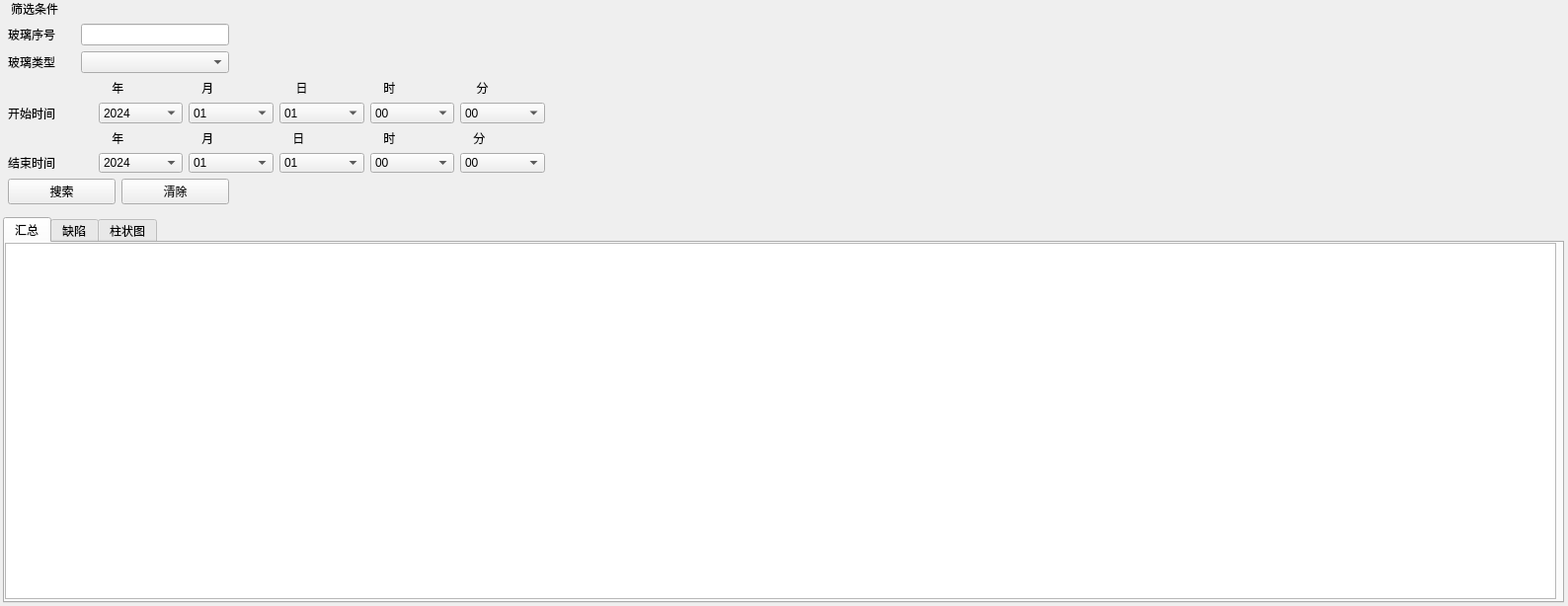
<?xml version="1.0" encoding="UTF-8"?>
<ui version="4.0">
 <class>DataAnalysis</class>
 <widget class="QWidget" name="DataAnalysis">
  <property name="geometry">
   <rect>
    <x>0</x>
    <y>0</y>
    <width>1588</width>
    <height>614</height>
   </rect>
  </property>
  <property name="windowTitle">
   <string>Form</string>
  </property>
  <widget class="QTabWidget" name="tabWidget">
   <property name="geometry">
    <rect>
     <x>3</x>
     <y>220</y>
     <width>1581</width>
     <height>391</height>
    </rect>
   </property>
   <property name="currentIndex">
    <number>0</number>
   </property>
   <widget class="QWidget" name="tab">
    <attribute name="title">
     <string>汇总</string>
    </attribute>
    <widget class="QTableWidget" name="tableWidget">
     <property name="geometry">
      <rect>
       <x>0</x>
       <y>0</y>
       <width>1571</width>
       <height>361</height>
      </rect>
     </property>
     <property name="sizePolicy">
      <sizepolicy hsizetype="Fixed" vsizetype="Expanding">
       <horstretch>0</horstretch>
       <verstretch>0</verstretch>
      </sizepolicy>
     </property>
     <property name="minimumSize">
      <size>
       <width>0</width>
       <height>0</height>
      </size>
     </property>
    </widget>
   </widget>
   <widget class="QWidget" name="tab_2">
    <attribute name="title">
     <string>缺陷</string>
    </attribute>
    <widget class="QGraphicsView" name="graphicsView">
     <property name="geometry">
      <rect>
       <x>0</x>
       <y>110</y>
       <width>241</width>
       <height>181</height>
      </rect>
     </property>
    </widget>
    <widget class="QGraphicsView" name="graphicsView_2">
     <property name="geometry">
      <rect>
       <x>240</x>
       <y>110</y>
       <width>251</width>
       <height>181</height>
      </rect>
     </property>
    </widget>
    <widget class="QGraphicsView" name="graphicsView_3">
     <property name="geometry">
      <rect>
       <x>490</x>
       <y>110</y>
       <width>241</width>
       <height>181</height>
      </rect>
     </property>
    </widget>
    <widget class="QTableWidget" name="tableWidget_2">
     <property name="geometry">
      <rect>
       <x>740</x>
       <y>10</y>
       <width>831</width>
       <height>351</height>
      </rect>
     </property>
    </widget>
    <widget class="QLabel" name="label_4">
     <property name="geometry">
      <rect>
       <x>90</x>
       <y>80</y>
       <width>54</width>
       <height>12</height>
      </rect>
     </property>
     <property name="text">
      <string>光场1</string>
     </property>
    </widget>
    <widget class="QLabel" name="label_5">
     <property name="geometry">
      <rect>
       <x>330</x>
       <y>80</y>
       <width>54</width>
       <height>12</height>
      </rect>
     </property>
     <property name="text">
      <string>光场2</string>
     </property>
    </widget>
    <widget class="QLabel" name="label_6">
     <property name="geometry">
      <rect>
       <x>590</x>
       <y>80</y>
       <width>54</width>
       <height>12</height>
      </rect>
     </property>
     <property name="text">
      <string>光场3</string>
     </property>
    </widget>
    <widget class="QLabel" name="label_7">
     <property name="geometry">
      <rect>
       <x>20</x>
       <y>30</y>
       <width>54</width>
       <height>12</height>
      </rect>
     </property>
     <property name="text">
      <string>玻璃ID：</string>
     </property>
    </widget>
    <widget class="QLabel" name="glassidLB">
     <property name="geometry">
      <rect>
       <x>70</x>
       <y>30</y>
       <width>54</width>
       <height>12</height>
      </rect>
     </property>
     <property name="text">
      <string>000001</string>
     </property>
    </widget>
   </widget>
   <widget class="QWidget" name="tab_3">
    <attribute name="title">
     <string>柱状图</string>
    </attribute>
   </widget>
  </widget>
  <widget class="QLabel" name="label">
   <property name="geometry">
    <rect>
     <x>11</x>
     <y>1</y>
     <width>48</width>
     <height>16</height>
    </rect>
   </property>
   <property name="text">
    <string>筛选条件</string>
   </property>
  </widget>
  <widget class="QWidget" name="layoutWidget">
   <property name="geometry">
    <rect>
     <x>8</x>
     <y>24</y>
     <width>544</width>
     <height>183</height>
    </rect>
   </property>
   <layout class="QVBoxLayout" name="verticalLayout">
    <item>
     <layout class="QHBoxLayout" name="horizontalLayout_5">
      <item>
       <layout class="QHBoxLayout" name="horizontalLayout">
        <item>
         <widget class="QLabel" name="GlassIDLB">
          <property name="minimumSize">
           <size>
            <width>50</width>
            <height>0</height>
           </size>
          </property>
          <property name="text">
           <string>玻璃序号</string>
          </property>
         </widget>
        </item>
        <item>
         <spacer name="horizontalSpacer_3">
          <property name="orientation">
           <enum>Qt::Horizontal</enum>
          </property>
          <property name="sizeHint" stdset="0">
           <size>
            <width>40</width>
            <height>20</height>
           </size>
          </property>
         </spacer>
        </item>
        <item>
         <widget class="QLineEdit" name="glassIDLE">
          <property name="minimumSize">
           <size>
            <width>150</width>
            <height>0</height>
           </size>
          </property>
          <property name="maximumSize">
           <size>
            <width>100</width>
            <height>16777215</height>
           </size>
          </property>
         </widget>
        </item>
       </layout>
      </item>
      <item>
       <spacer name="horizontalSpacer_5">
        <property name="orientation">
         <enum>Qt::Horizontal</enum>
        </property>
        <property name="sizeType">
         <enum>QSizePolicy::Fixed</enum>
        </property>
        <property name="sizeHint" stdset="0">
         <size>
          <width>320</width>
          <height>20</height>
         </size>
        </property>
       </spacer>
      </item>
     </layout>
    </item>
    <item>
     <layout class="QHBoxLayout" name="horizontalLayout_2">
      <item>
       <widget class="QLabel" name="glassTypeLB">
        <property name="minimumSize">
         <size>
          <width>50</width>
          <height>0</height>
         </size>
        </property>
        <property name="text">
         <string>玻璃类型</string>
        </property>
       </widget>
      </item>
      <item>
       <spacer name="horizontalSpacer_4">
        <property name="orientation">
         <enum>Qt::Horizontal</enum>
        </property>
        <property name="sizeHint" stdset="0">
         <size>
          <width>40</width>
          <height>20</height>
         </size>
        </property>
       </spacer>
      </item>
      <item>
       <widget class="QComboBox" name="glassTypeCB">
        <property name="minimumSize">
         <size>
          <width>150</width>
          <height>0</height>
         </size>
        </property>
       </widget>
      </item>
      <item>
       <spacer name="horizontalSpacer_2">
        <property name="orientation">
         <enum>Qt::Horizontal</enum>
        </property>
        <property name="sizeType">
         <enum>QSizePolicy::Fixed</enum>
        </property>
        <property name="sizeHint" stdset="0">
         <size>
          <width>320</width>
          <height>20</height>
         </size>
        </property>
       </spacer>
      </item>
     </layout>
    </item>
    <item>
     <layout class="QVBoxLayout" name="verticalLayout_2">
      <item>
       <layout class="QGridLayout" name="gridLayout_2">
        <item row="0" column="0">
         <widget class="QLabel" name="label_2">
          <property name="text">
           <string/>
          </property>
         </widget>
        </item>
        <item row="0" column="1">
         <widget class="QLabel" name="YearLB">
          <property name="text">
           <string>    年</string>
          </property>
         </widget>
        </item>
        <item row="0" column="2">
         <widget class="QLabel" name="monthLB">
          <property name="text">
           <string>    月</string>
          </property>
         </widget>
        </item>
        <item row="0" column="3">
         <widget class="QLabel" name="DayLB">
          <property name="text">
           <string>     日</string>
          </property>
         </widget>
        </item>
        <item row="0" column="4">
         <widget class="QLabel" name="HourLB">
          <property name="text">
           <string>    时</string>
          </property>
         </widget>
        </item>
        <item row="0" column="5">
         <widget class="QLabel" name="minuteLB">
          <property name="text">
           <string>     分</string>
          </property>
         </widget>
        </item>
        <item row="1" column="0">
         <widget class="QLabel" name="timeLB">
          <property name="text">
           <string>开始时间</string>
          </property>
         </widget>
        </item>
        <item row="1" column="1">
         <widget class="QComboBox" name="YearSCB">
          <item>
           <property name="text">
            <string>2024</string>
           </property>
          </item>
          <item>
           <property name="text">
            <string>2025</string>
           </property>
          </item>
          <item>
           <property name="text">
            <string>2026</string>
           </property>
          </item>
          <item>
           <property name="text">
            <string>2027</string>
           </property>
          </item>
          <item>
           <property name="text">
            <string>2028</string>
           </property>
          </item>
          <item>
           <property name="text">
            <string>2029</string>
           </property>
          </item>
          <item>
           <property name="text">
            <string>2030</string>
           </property>
          </item>
          <item>
           <property name="text">
            <string>2031</string>
           </property>
          </item>
          <item>
           <property name="text">
            <string>2032</string>
           </property>
          </item>
          <item>
           <property name="text">
            <string>2033</string>
           </property>
          </item>
          <item>
           <property name="text">
            <string>2034</string>
           </property>
          </item>
         </widget>
        </item>
        <item row="1" column="2">
         <widget class="QComboBox" name="MonthSCB">
          <item>
           <property name="text">
            <string>01</string>
           </property>
          </item>
          <item>
           <property name="text">
            <string>02</string>
           </property>
          </item>
          <item>
           <property name="text">
            <string>03</string>
           </property>
          </item>
          <item>
           <property name="text">
            <string>04</string>
           </property>
          </item>
          <item>
           <property name="text">
            <string>05</string>
           </property>
          </item>
          <item>
           <property name="text">
            <string>06</string>
           </property>
          </item>
          <item>
           <property name="text">
            <string>07</string>
           </property>
          </item>
          <item>
           <property name="text">
            <string>08</string>
           </property>
          </item>
          <item>
           <property name="text">
            <string>09</string>
           </property>
          </item>
          <item>
           <property name="text">
            <string>10</string>
           </property>
          </item>
          <item>
           <property name="text">
            <string>11</string>
           </property>
          </item>
          <item>
           <property name="text">
            <string>12</string>
           </property>
          </item>
         </widget>
        </item>
        <item row="1" column="3">
         <widget class="QComboBox" name="DaySCB">
          <item>
           <property name="text">
            <string>01</string>
           </property>
          </item>
          <item>
           <property name="text">
            <string>02</string>
           </property>
          </item>
          <item>
           <property name="text">
            <string>03</string>
           </property>
          </item>
          <item>
           <property name="text">
            <string>04</string>
           </property>
          </item>
          <item>
           <property name="text">
            <string>05</string>
           </property>
          </item>
          <item>
           <property name="text">
            <string>06</string>
           </property>
          </item>
          <item>
           <property name="text">
            <string>07</string>
           </property>
          </item>
          <item>
           <property name="text">
            <string>08</string>
           </property>
          </item>
          <item>
           <property name="text">
            <string>09</string>
           </property>
          </item>
          <item>
           <property name="text">
            <string>10</string>
           </property>
          </item>
          <item>
           <property name="text">
            <string>11</string>
           </property>
          </item>
          <item>
           <property name="text">
            <string>12</string>
           </property>
          </item>
          <item>
           <property name="text">
            <string>13</string>
           </property>
          </item>
          <item>
           <property name="text">
            <string>14</string>
           </property>
          </item>
          <item>
           <property name="text">
            <string>15</string>
           </property>
          </item>
          <item>
           <property name="text">
            <string>16</string>
           </property>
          </item>
          <item>
           <property name="text">
            <string>17</string>
           </property>
          </item>
          <item>
           <property name="text">
            <string>18</string>
           </property>
          </item>
          <item>
           <property name="text">
            <string>19</string>
           </property>
          </item>
          <item>
           <property name="text">
            <string>20</string>
           </property>
          </item>
          <item>
           <property name="text">
            <string>21</string>
           </property>
          </item>
          <item>
           <property name="text">
            <string>22</string>
           </property>
          </item>
          <item>
           <property name="text">
            <string>23</string>
           </property>
          </item>
          <item>
           <property name="text">
            <string>24</string>
           </property>
          </item>
          <item>
           <property name="text">
            <string>25</string>
           </property>
          </item>
          <item>
           <property name="text">
            <string>26</string>
           </property>
          </item>
          <item>
           <property name="text">
            <string>27</string>
           </property>
          </item>
          <item>
           <property name="text">
            <string>28</string>
           </property>
          </item>
          <item>
           <property name="text">
            <string>29</string>
           </property>
          </item>
          <item>
           <property name="text">
            <string>30</string>
           </property>
          </item>
          <item>
           <property name="text">
            <string>31</string>
           </property>
          </item>
         </widget>
        </item>
        <item row="1" column="4">
         <widget class="QComboBox" name="HourSCB">
          <item>
           <property name="text">
            <string>00</string>
           </property>
          </item>
          <item>
           <property name="text">
            <string>01</string>
           </property>
          </item>
          <item>
           <property name="text">
            <string>02</string>
           </property>
          </item>
          <item>
           <property name="text">
            <string>03</string>
           </property>
          </item>
          <item>
           <property name="text">
            <string>04</string>
           </property>
          </item>
          <item>
           <property name="text">
            <string>05</string>
           </property>
          </item>
          <item>
           <property name="text">
            <string>06</string>
           </property>
          </item>
          <item>
           <property name="text">
            <string>07</string>
           </property>
          </item>
          <item>
           <property name="text">
            <string>08</string>
           </property>
          </item>
          <item>
           <property name="text">
            <string>09</string>
           </property>
          </item>
          <item>
           <property name="text">
            <string>10</string>
           </property>
          </item>
          <item>
           <property name="text">
            <string>11</string>
           </property>
          </item>
          <item>
           <property name="text">
            <string>12</string>
           </property>
          </item>
          <item>
           <property name="text">
            <string>13</string>
           </property>
          </item>
          <item>
           <property name="text">
            <string>14</string>
           </property>
          </item>
          <item>
           <property name="text">
            <string>15</string>
           </property>
          </item>
          <item>
           <property name="text">
            <string>16</string>
           </property>
          </item>
          <item>
           <property name="text">
            <string>17</string>
           </property>
          </item>
          <item>
           <property name="text">
            <string>18</string>
           </property>
          </item>
          <item>
           <property name="text">
            <string>19</string>
           </property>
          </item>
          <item>
           <property name="text">
            <string>20</string>
           </property>
          </item>
          <item>
           <property name="text">
            <string>21</string>
           </property>
          </item>
          <item>
           <property name="text">
            <string>22</string>
           </property>
          </item>
          <item>
           <property name="text">
            <string>23</string>
           </property>
          </item>
         </widget>
        </item>
        <item row="1" column="5">
         <widget class="QComboBox" name="MinuteSCB">
          <item>
           <property name="text">
            <string>00</string>
           </property>
          </item>
          <item>
           <property name="text">
            <string>01</string>
           </property>
          </item>
          <item>
           <property name="text">
            <string>02</string>
           </property>
          </item>
          <item>
           <property name="text">
            <string>03</string>
           </property>
          </item>
          <item>
           <property name="text">
            <string>04</string>
           </property>
          </item>
          <item>
           <property name="text">
            <string>05</string>
           </property>
          </item>
          <item>
           <property name="text">
            <string>06</string>
           </property>
          </item>
          <item>
           <property name="text">
            <string>07</string>
           </property>
          </item>
          <item>
           <property name="text">
            <string>08</string>
           </property>
          </item>
          <item>
           <property name="text">
            <string>09</string>
           </property>
          </item>
          <item>
           <property name="text">
            <string>10</string>
           </property>
          </item>
          <item>
           <property name="text">
            <string>11</string>
           </property>
          </item>
          <item>
           <property name="text">
            <string>12</string>
           </property>
          </item>
          <item>
           <property name="text">
            <string>13</string>
           </property>
          </item>
          <item>
           <property name="text">
            <string>14</string>
           </property>
          </item>
          <item>
           <property name="text">
            <string>15</string>
           </property>
          </item>
          <item>
           <property name="text">
            <string>16</string>
           </property>
          </item>
          <item>
           <property name="text">
            <string>17</string>
           </property>
          </item>
          <item>
           <property name="text">
            <string>18</string>
           </property>
          </item>
          <item>
           <property name="text">
            <string>19</string>
           </property>
          </item>
          <item>
           <property name="text">
            <string>20</string>
           </property>
          </item>
          <item>
           <property name="text">
            <string>21</string>
           </property>
          </item>
          <item>
           <property name="text">
            <string>22</string>
           </property>
          </item>
          <item>
           <property name="text">
            <string>23</string>
           </property>
          </item>
          <item>
           <property name="text">
            <string>24</string>
           </property>
          </item>
          <item>
           <property name="text">
            <string>25</string>
           </property>
          </item>
          <item>
           <property name="text">
            <string>26</string>
           </property>
          </item>
          <item>
           <property name="text">
            <string>27</string>
           </property>
          </item>
          <item>
           <property name="text">
            <string>28</string>
           </property>
          </item>
          <item>
           <property name="text">
            <string>29</string>
           </property>
          </item>
          <item>
           <property name="text">
            <string>30</string>
           </property>
          </item>
          <item>
           <property name="text">
            <string>31</string>
           </property>
          </item>
          <item>
           <property name="text">
            <string>32</string>
           </property>
          </item>
          <item>
           <property name="text">
            <string>33</string>
           </property>
          </item>
          <item>
           <property name="text">
            <string>34</string>
           </property>
          </item>
          <item>
           <property name="text">
            <string>35</string>
           </property>
          </item>
          <item>
           <property name="text">
            <string>36</string>
           </property>
          </item>
          <item>
           <property name="text">
            <string>37</string>
           </property>
          </item>
          <item>
           <property name="text">
            <string>38</string>
           </property>
          </item>
          <item>
           <property name="text">
            <string>39</string>
           </property>
          </item>
          <item>
           <property name="text">
            <string>40</string>
           </property>
          </item>
          <item>
           <property name="text">
            <string>41</string>
           </property>
          </item>
          <item>
           <property name="text">
            <string>42</string>
           </property>
          </item>
          <item>
           <property name="text">
            <string>43</string>
           </property>
          </item>
          <item>
           <property name="text">
            <string>44</string>
           </property>
          </item>
          <item>
           <property name="text">
            <string>45</string>
           </property>
          </item>
          <item>
           <property name="text">
            <string>46</string>
           </property>
          </item>
          <item>
           <property name="text">
            <string>47</string>
           </property>
          </item>
          <item>
           <property name="text">
            <string>48</string>
           </property>
          </item>
          <item>
           <property name="text">
            <string>49</string>
           </property>
          </item>
          <item>
           <property name="text">
            <string>50</string>
           </property>
          </item>
          <item>
           <property name="text">
            <string>51</string>
           </property>
          </item>
          <item>
           <property name="text">
            <string>52</string>
           </property>
          </item>
          <item>
           <property name="text">
            <string>53</string>
           </property>
          </item>
          <item>
           <property name="text">
            <string>54</string>
           </property>
          </item>
          <item>
           <property name="text">
            <string>55</string>
           </property>
          </item>
          <item>
           <property name="text">
            <string>56</string>
           </property>
          </item>
          <item>
           <property name="text">
            <string>57</string>
           </property>
          </item>
          <item>
           <property name="text">
            <string>58</string>
           </property>
          </item>
          <item>
           <property name="text">
            <string>59</string>
           </property>
          </item>
         </widget>
        </item>
       </layout>
      </item>
      <item>
       <layout class="QGridLayout" name="gridLayout">
        <item row="0" column="0">
         <widget class="QLabel" name="label_3">
          <property name="text">
           <string/>
          </property>
         </widget>
        </item>
        <item row="0" column="1">
         <widget class="QLabel" name="YearLB_2">
          <property name="text">
           <string>    年</string>
          </property>
         </widget>
        </item>
        <item row="0" column="2">
         <widget class="QLabel" name="monthLB_2">
          <property name="text">
           <string>    月</string>
          </property>
         </widget>
        </item>
        <item row="0" column="3">
         <widget class="QLabel" name="DayLB_2">
          <property name="text">
           <string>    日</string>
          </property>
         </widget>
        </item>
        <item row="0" column="4">
         <widget class="QLabel" name="HourLB_2">
          <property name="text">
           <string>    时</string>
          </property>
         </widget>
        </item>
        <item row="0" column="5">
         <widget class="QLabel" name="minuteLB_2">
          <property name="text">
           <string>    分</string>
          </property>
         </widget>
        </item>
        <item row="1" column="0">
         <widget class="QLabel" name="timeLB_2">
          <property name="text">
           <string>结束时间</string>
          </property>
         </widget>
        </item>
        <item row="1" column="1">
         <widget class="QComboBox" name="YearECB">
          <item>
           <property name="text">
            <string>2024</string>
           </property>
          </item>
          <item>
           <property name="text">
            <string>2025</string>
           </property>
          </item>
          <item>
           <property name="text">
            <string>2026</string>
           </property>
          </item>
          <item>
           <property name="text">
            <string>2027</string>
           </property>
          </item>
          <item>
           <property name="text">
            <string>2028</string>
           </property>
          </item>
          <item>
           <property name="text">
            <string>2029</string>
           </property>
          </item>
          <item>
           <property name="text">
            <string>2030</string>
           </property>
          </item>
          <item>
           <property name="text">
            <string>2031</string>
           </property>
          </item>
          <item>
           <property name="text">
            <string>2032</string>
           </property>
          </item>
          <item>
           <property name="text">
            <string>2033</string>
           </property>
          </item>
          <item>
           <property name="text">
            <string>2034</string>
           </property>
          </item>
         </widget>
        </item>
        <item row="1" column="2">
         <widget class="QComboBox" name="MonthECB">
          <item>
           <property name="text">
            <string>01</string>
           </property>
          </item>
          <item>
           <property name="text">
            <string>02</string>
           </property>
          </item>
          <item>
           <property name="text">
            <string>03</string>
           </property>
          </item>
          <item>
           <property name="text">
            <string>04</string>
           </property>
          </item>
          <item>
           <property name="text">
            <string>05</string>
           </property>
          </item>
          <item>
           <property name="text">
            <string>06</string>
           </property>
          </item>
          <item>
           <property name="text">
            <string>07</string>
           </property>
          </item>
          <item>
           <property name="text">
            <string>08</string>
           </property>
          </item>
          <item>
           <property name="text">
            <string>09</string>
           </property>
          </item>
          <item>
           <property name="text">
            <string>10</string>
           </property>
          </item>
          <item>
           <property name="text">
            <string>11</string>
           </property>
          </item>
          <item>
           <property name="text">
            <string>12</string>
           </property>
          </item>
         </widget>
        </item>
        <item row="1" column="3">
         <widget class="QComboBox" name="DayECB">
          <item>
           <property name="text">
            <string>01</string>
           </property>
          </item>
          <item>
           <property name="text">
            <string>02</string>
           </property>
          </item>
          <item>
           <property name="text">
            <string>03</string>
           </property>
          </item>
          <item>
           <property name="text">
            <string>04</string>
           </property>
          </item>
          <item>
           <property name="text">
            <string>05</string>
           </property>
          </item>
          <item>
           <property name="text">
            <string>06</string>
           </property>
          </item>
          <item>
           <property name="text">
            <string>07</string>
           </property>
          </item>
          <item>
           <property name="text">
            <string>08</string>
           </property>
          </item>
          <item>
           <property name="text">
            <string>09</string>
           </property>
          </item>
          <item>
           <property name="text">
            <string>10</string>
           </property>
          </item>
          <item>
           <property name="text">
            <string>11</string>
           </property>
          </item>
          <item>
           <property name="text">
            <string>12</string>
           </property>
          </item>
          <item>
           <property name="text">
            <string>13</string>
           </property>
          </item>
          <item>
           <property name="text">
            <string>14</string>
           </property>
          </item>
          <item>
           <property name="text">
            <string>15</string>
           </property>
          </item>
          <item>
           <property name="text">
            <string>16</string>
           </property>
          </item>
          <item>
           <property name="text">
            <string>17</string>
           </property>
          </item>
          <item>
           <property name="text">
            <string>18</string>
           </property>
          </item>
          <item>
           <property name="text">
            <string>19</string>
           </property>
          </item>
          <item>
           <property name="text">
            <string>20</string>
           </property>
          </item>
          <item>
           <property name="text">
            <string>21</string>
           </property>
          </item>
          <item>
           <property name="text">
            <string>22</string>
           </property>
          </item>
          <item>
           <property name="text">
            <string>23</string>
           </property>
          </item>
          <item>
           <property name="text">
            <string>24</string>
           </property>
          </item>
          <item>
           <property name="text">
            <string>25</string>
           </property>
          </item>
          <item>
           <property name="text">
            <string>26</string>
           </property>
          </item>
          <item>
           <property name="text">
            <string>27</string>
           </property>
          </item>
          <item>
           <property name="text">
            <string>28</string>
           </property>
          </item>
          <item>
           <property name="text">
            <string>29</string>
           </property>
          </item>
          <item>
           <property name="text">
            <string>30</string>
           </property>
          </item>
          <item>
           <property name="text">
            <string>31</string>
           </property>
          </item>
         </widget>
        </item>
        <item row="1" column="4">
         <widget class="QComboBox" name="HourECB">
          <item>
           <property name="text">
            <string>00</string>
           </property>
          </item>
          <item>
           <property name="text">
            <string>01</string>
           </property>
          </item>
          <item>
           <property name="text">
            <string>02</string>
           </property>
          </item>
          <item>
           <property name="text">
            <string>03</string>
           </property>
          </item>
          <item>
           <property name="text">
            <string>04</string>
           </property>
          </item>
          <item>
           <property name="text">
            <string>05</string>
           </property>
          </item>
          <item>
           <property name="text">
            <string>06</string>
           </property>
          </item>
          <item>
           <property name="text">
            <string>07</string>
           </property>
          </item>
          <item>
           <property name="text">
            <string>08</string>
           </property>
          </item>
          <item>
           <property name="text">
            <string>09</string>
           </property>
          </item>
          <item>
           <property name="text">
            <string>10</string>
           </property>
          </item>
          <item>
           <property name="text">
            <string>11</string>
           </property>
          </item>
          <item>
           <property name="text">
            <string>12</string>
           </property>
          </item>
          <item>
           <property name="text">
            <string>13</string>
           </property>
          </item>
          <item>
           <property name="text">
            <string>14</string>
           </property>
          </item>
          <item>
           <property name="text">
            <string>15</string>
           </property>
          </item>
          <item>
           <property name="text">
            <string>16</string>
           </property>
          </item>
          <item>
           <property name="text">
            <string>17</string>
           </property>
          </item>
          <item>
           <property name="text">
            <string>18</string>
           </property>
          </item>
          <item>
           <property name="text">
            <string>19</string>
           </property>
          </item>
          <item>
           <property name="text">
            <string>20</string>
           </property>
          </item>
          <item>
           <property name="text">
            <string>21</string>
           </property>
          </item>
          <item>
           <property name="text">
            <string>22</string>
           </property>
          </item>
          <item>
           <property name="text">
            <string>23</string>
           </property>
          </item>
         </widget>
        </item>
        <item row="1" column="5">
         <widget class="QComboBox" name="MinuteECB">
          <item>
           <property name="text">
            <string>00</string>
           </property>
          </item>
          <item>
           <property name="text">
            <string>01</string>
           </property>
          </item>
          <item>
           <property name="text">
            <string>02</string>
           </property>
          </item>
          <item>
           <property name="text">
            <string>03</string>
           </property>
          </item>
          <item>
           <property name="text">
            <string>04</string>
           </property>
          </item>
          <item>
           <property name="text">
            <string>05</string>
           </property>
          </item>
          <item>
           <property name="text">
            <string>06</string>
           </property>
          </item>
          <item>
           <property name="text">
            <string>07</string>
           </property>
          </item>
          <item>
           <property name="text">
            <string>08</string>
           </property>
          </item>
          <item>
           <property name="text">
            <string>09</string>
           </property>
          </item>
          <item>
           <property name="text">
            <string>10</string>
           </property>
          </item>
          <item>
           <property name="text">
            <string>11</string>
           </property>
          </item>
          <item>
           <property name="text">
            <string>12</string>
           </property>
          </item>
          <item>
           <property name="text">
            <string>13</string>
           </property>
          </item>
          <item>
           <property name="text">
            <string>14</string>
           </property>
          </item>
          <item>
           <property name="text">
            <string>15</string>
           </property>
          </item>
          <item>
           <property name="text">
            <string>16</string>
           </property>
          </item>
          <item>
           <property name="text">
            <string>17</string>
           </property>
          </item>
          <item>
           <property name="text">
            <string>18</string>
           </property>
          </item>
          <item>
           <property name="text">
            <string>19</string>
           </property>
          </item>
          <item>
           <property name="text">
            <string>20</string>
           </property>
          </item>
          <item>
           <property name="text">
            <string>21</string>
           </property>
          </item>
          <item>
           <property name="text">
            <string>22</string>
           </property>
          </item>
          <item>
           <property name="text">
            <string>23</string>
           </property>
          </item>
          <item>
           <property name="text">
            <string>24</string>
           </property>
          </item>
          <item>
           <property name="text">
            <string>25</string>
           </property>
          </item>
          <item>
           <property name="text">
            <string>26</string>
           </property>
          </item>
          <item>
           <property name="text">
            <string>27</string>
           </property>
          </item>
          <item>
           <property name="text">
            <string>28</string>
           </property>
          </item>
          <item>
           <property name="text">
            <string>29</string>
           </property>
          </item>
          <item>
           <property name="text">
            <string>30</string>
           </property>
          </item>
          <item>
           <property name="text">
            <string>31</string>
           </property>
          </item>
          <item>
           <property name="text">
            <string>32</string>
           </property>
          </item>
          <item>
           <property name="text">
            <string>33</string>
           </property>
          </item>
          <item>
           <property name="text">
            <string>34</string>
           </property>
          </item>
          <item>
           <property name="text">
            <string>35</string>
           </property>
          </item>
          <item>
           <property name="text">
            <string>36</string>
           </property>
          </item>
          <item>
           <property name="text">
            <string>37</string>
           </property>
          </item>
          <item>
           <property name="text">
            <string>38</string>
           </property>
          </item>
          <item>
           <property name="text">
            <string>39</string>
           </property>
          </item>
          <item>
           <property name="text">
            <string>40</string>
           </property>
          </item>
          <item>
           <property name="text">
            <string>41</string>
           </property>
          </item>
          <item>
           <property name="text">
            <string>42</string>
           </property>
          </item>
          <item>
           <property name="text">
            <string>43</string>
           </property>
          </item>
          <item>
           <property name="text">
            <string>44</string>
           </property>
          </item>
          <item>
           <property name="text">
            <string>45</string>
           </property>
          </item>
          <item>
           <property name="text">
            <string>46</string>
           </property>
          </item>
          <item>
           <property name="text">
            <string>47</string>
           </property>
          </item>
          <item>
           <property name="text">
            <string>48</string>
           </property>
          </item>
          <item>
           <property name="text">
            <string>49</string>
           </property>
          </item>
          <item>
           <property name="text">
            <string>50</string>
           </property>
          </item>
          <item>
           <property name="text">
            <string>51</string>
           </property>
          </item>
          <item>
           <property name="text">
            <string>52</string>
           </property>
          </item>
          <item>
           <property name="text">
            <string>53</string>
           </property>
          </item>
          <item>
           <property name="text">
            <string>54</string>
           </property>
          </item>
          <item>
           <property name="text">
            <string>55</string>
           </property>
          </item>
          <item>
           <property name="text">
            <string>56</string>
           </property>
          </item>
          <item>
           <property name="text">
            <string>57</string>
           </property>
          </item>
          <item>
           <property name="text">
            <string>58</string>
           </property>
          </item>
          <item>
           <property name="text">
            <string>59</string>
           </property>
          </item>
         </widget>
        </item>
       </layout>
      </item>
     </layout>
    </item>
    <item>
     <layout class="QHBoxLayout" name="horizontalLayout_3">
      <item>
       <widget class="QPushButton" name="searchBT">
        <property name="text">
         <string>搜索</string>
        </property>
       </widget>
      </item>
      <item>
       <widget class="QPushButton" name="clearBT">
        <property name="text">
         <string>清除</string>
        </property>
       </widget>
      </item>
      <item>
       <spacer name="horizontalSpacer">
        <property name="orientation">
         <enum>Qt::Horizontal</enum>
        </property>
        <property name="sizeType">
         <enum>QSizePolicy::Fixed</enum>
        </property>
        <property name="sizeHint" stdset="0">
         <size>
          <width>320</width>
          <height>20</height>
         </size>
        </property>
       </spacer>
      </item>
     </layout>
    </item>
   </layout>
  </widget>
 </widget>
 <resources/>
 <connections/>
</ui>
